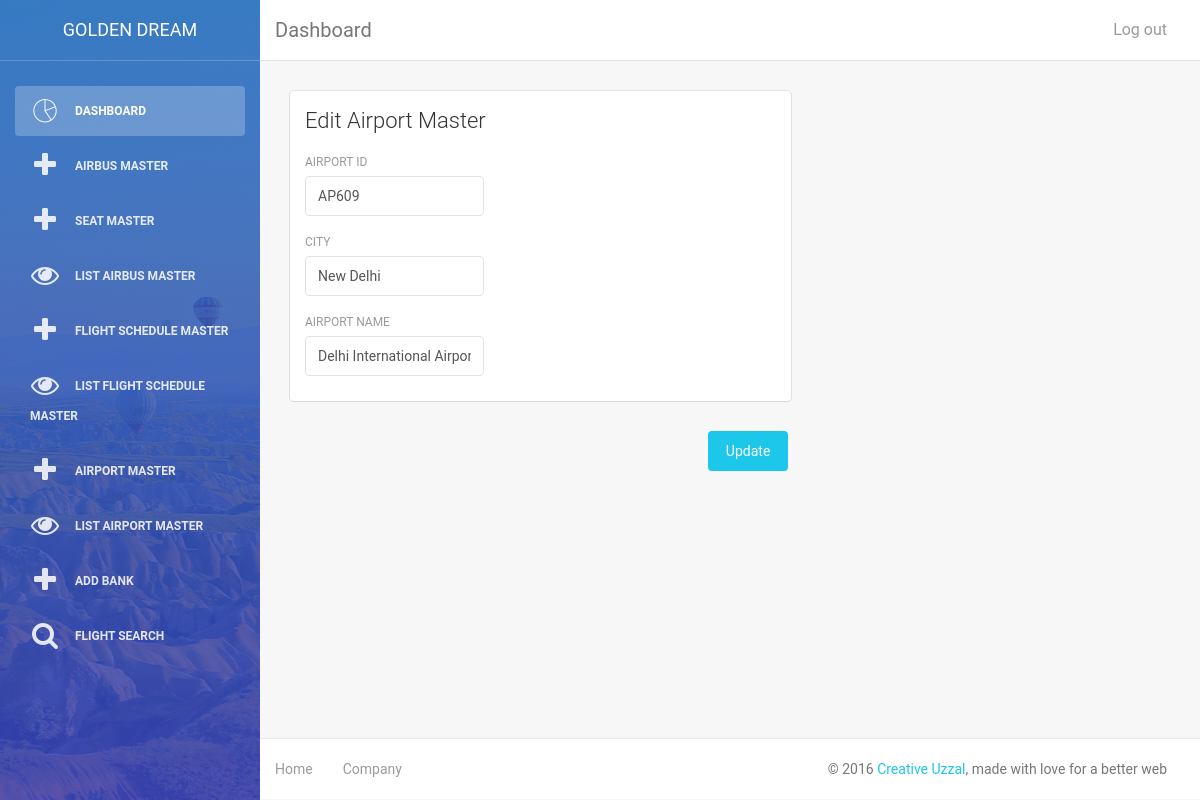
Page /admin/edit_airport.php?ide=AP609 (signed in) on the committed database.
### tables this page shows
CREATE TABLE IF NOT EXISTS `airport` (
  `airport_id` varchar(20) NOT NULL,
  `city` text NOT NULL,
  `airport_name` text NOT NULL
);

### admin/edit_airport.php (the view, shortened to what this page needs)
<?php include('header.php'); ?>
<?php
	$airport_id = $_GET['ide'];
	if(isset($_GET['ide']))
		{
			$sql = mysql_query("SELECT * FROM airport WHERE airport_id = '{$airport_id}'");
			$row = mysql_fetch_object($sql);
		}
?>
        <div class="content">
            <div class="container-fluid">
                <div class="row">
					<form action="" method="post" enctype="multipart/form-data">
						<div class="col-md-7">
							<div class="card">
								<div class="header">
									<h4 class="title">Edit Airport Master</h4>
								</div>
								<div class="content">
										<div class="row">
											<div class="col-md-5">
												<div class="form-group">
													<label>Airport ID</label>
													<input type="text" name="airport_id" class="form-control" placeholder="" value="<?php echo $row->airport_id; ?>">
												</div>
											</div>
										</div>
										<div class="row">
											<div class="col-md-5">
												<div class="form-group">
													<label>City</label>
													<input type="text" name="city" class="form-control" placeholder="" value="<?php echo $row->city; ?>">
												</div>
											</div>
										</div>
										<div class="row">
											<div class="col-md-5">
												<div class="form-group">
													<label>Airport Name</label>
													<input type="text" name="airport_name" class="form-control" placeholder="" value="<?php echo $row->airport_name; ?>">
												</div>
											</div>
										</div>
								</div>
							</div>
						</div>
				</div>
						<div class="col-md-7">
							<button name="save" type="submit" class="btn btn-info btn-fill pull-right">Update</button>
							<div class="clearfix"></div>
						</div>
            </div>
        </div>
<?php include('footer.php'); ?>

### rows in the picture
airport: airport_id "AP609", city "New Delhi", airport_name "Delhi International Airport"
